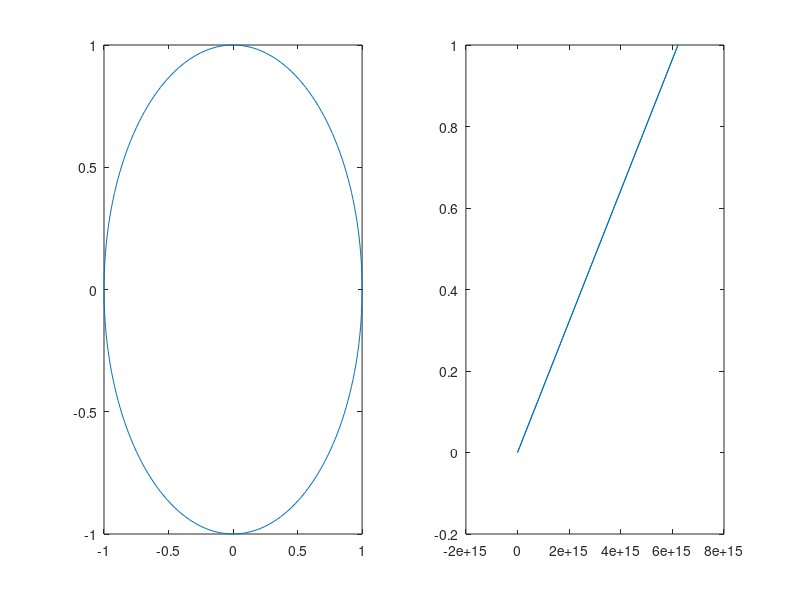

Source code (MATLAB):
clc;
clear all
th = 0:0.01*pi:2*pi
ox = cos(th);
oy = sin(th);
oz = ox + i*oy;


rz = (i*(oz-1))./(1+oz);


rx=real(rz);
ry=imag(rz);
subplot(1,2,1);
plot (ox,oy);
subplot(1,2,2);
plot(rx,ry);